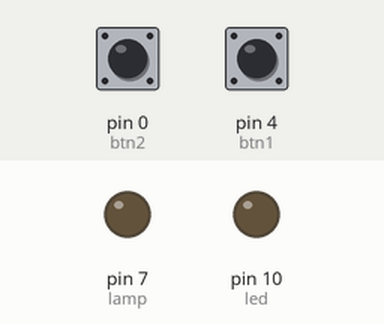
Simulated run of this sketch. Board: Arduino Uno, built with avr-gcc and run on an emulated ATmega328P. Parts: output pins drawn as LEDs (lit = HIGH). The inputs (shaded band) are chosen by the test bench; at power-on: pin 0 (btn2) LOW, pin 4 (btn1) HIGH.

Above: at 0.1 s.
At 128.6 s:
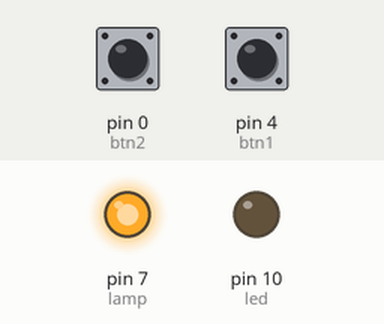
Timing chart, 0 to 130.0 s (numbered marks = the images above):
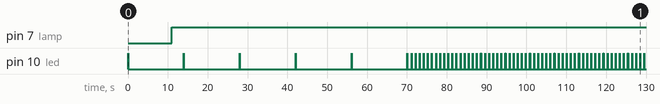

The sketch:

KT_tuan4.ino
```cpp
int led = 10;
int lamp = 7;
int btn1 = 4;
int btn2 = 0;
int temp;
int temp1;
int speaker = 8;
int temp2;
void setup() {

  pinMode(led,OUTPUT);
  pinMode(lamp, OUTPUT);
  pinMode(btn1,INPUT);

}

void bai2(){
  digitalWrite(led,HIGH);
   delay(15);
  digitalWrite(led,LOW);
  delay(10);
}

void bai3(){
  if (digitalRead(btn1) == 0 && digitalRead(btn2) == 1 && temp != 100) {
    for (int i = 0; i < 100; i++) {
      if (digitalRead(btn1) == 0) {
        digitalWrite(lamp, LOW);
        delay(50);
        temp++;
      } else {
        break;
      }
    }
  }
  digitalWrite(lamp, HIGH);
  if (digitalRead(btn1) == 1 && digitalRead(btn2) == 0) {
    digitalWrite(lamp, LOW);
    temp = 0;
  };
}

void bai4() {
    if (digitalRead(btn2) == 0 && digitalRead(btn1) == 1 && temp1 != 5) {
    for (int i = 0; i < 1; i++) {
      if (digitalRead(btn2) == 0) {
        SPEAKER_RELAYS_OFF();
        delay(10000);
        SPEAKER_RELAYS_ON();
        delay(3000);
        temp1++;
      } else {
        break;
      }
    }
  }
  SPEAKER_RELAYS_OFF();
  if (digitalRead(btn2) == 1 && digitalRead(btn1) == 0) {
    SPEAKER_RELAYS_OFF();
    temp1 = 0;
  }
}

void SPEAKER_RELAYS_ON(){
  digitalWrite(lamp, HIGH);
  digitalWrite(speaker, HIGH);
}

void SPEAKER_RELAYS_OFF(){
  digitalWrite(temp, LOW);
  digitalWrite(speaker, LOW);
}

void bai5(){
  if (digitalRead(btn1) == 0 && digitalRead(btn2) == 0 && temp2 != 10) {
    for (int i = 0; i < 10; i++) {
      if (digitalRead(btn1) == 0 && digitalRead(btn2) == 0) {
        digitalWrite(speaker, HIGH);
        delay(1000);
        temp2++;
      } else {
        break;
      }
    }
  }
  digitalWrite(speaker, LOW);
  if (digitalRead(btn1) == 1 && digitalRead(btn2) == 1) {
    digitalWrite(speaker, LOW);
    temp2 = 0;
  }
}

void loop() {

  bai2();
  delay(1000);

  if(digitalRead(btn1) == 0 && digitalRead(btn2) == 1)
    bai3();

  if(digitalRead(btn1) == 1 && digitalRead(btn2) == 0)
    bai4();

  if(digitalRead(btn1) == 0 && digitalRead(btn2) == 0)
    digitalWrite(lamp, LOW);
    bai5();

}

//C:\Users\Admin\AppData\Local\Temp\arduino_build_460159
```

Measured:
- by itself, pin 7 (lamp): LOW → HIGH at 11.0 s
- by itself, pin 10 (led): goes 5 × (HIGH 0.02 s, LOW 14.0 s), 58 × (HIGH 0.02 s, LOW 1.0 s), HIGH 0.02 s, then LOW
